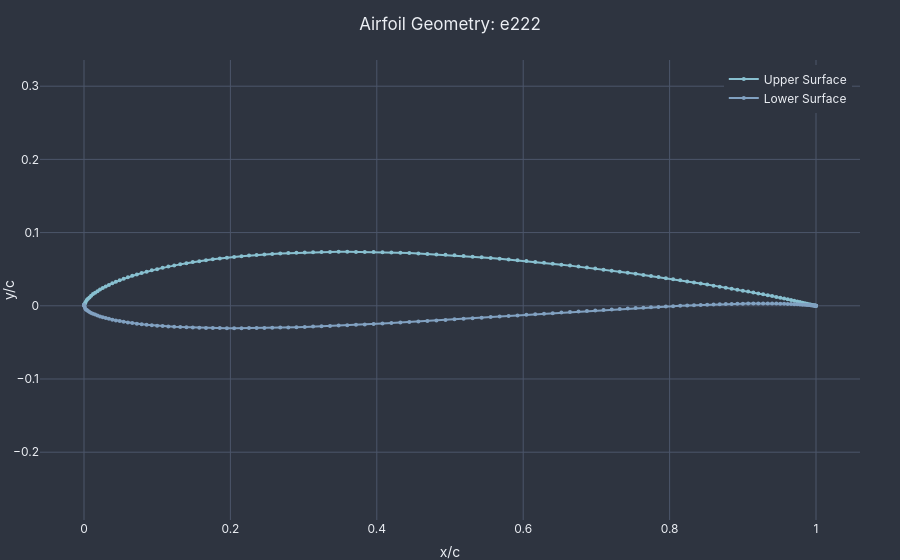

Notebook cell for this chart:
### Code cell
af.plot(
    show_markers=True,
    # show_raw=True
)
